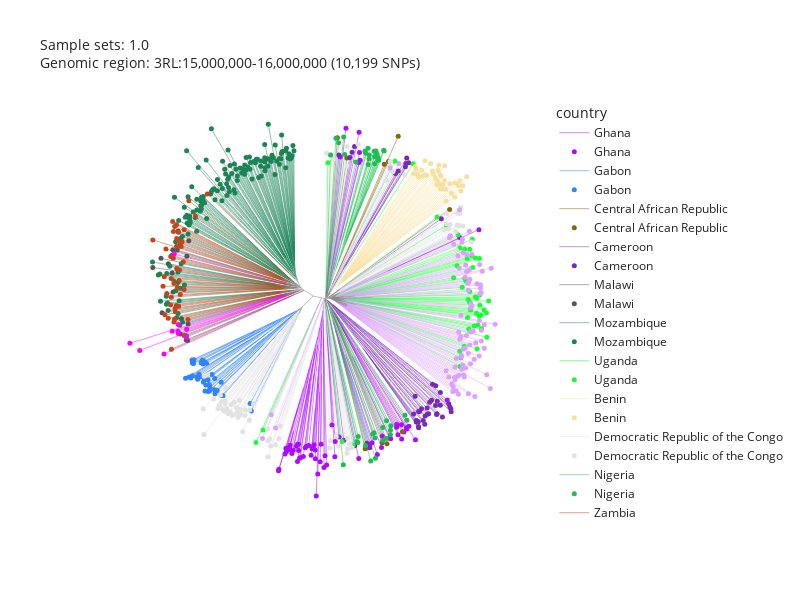

The notebook cell this image was saved under:
### Code cell
af1.plot_njt(
    n_snps=10_000,
    region="3RL:15,000,000-16,000,000",
    sample_sets="1.0",
    color="country",
)
